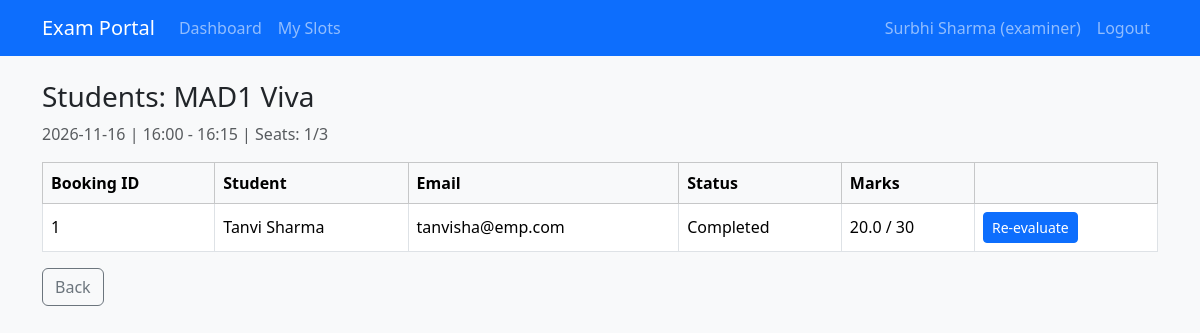
The page /examiner/slots/1/students (signed in) on the database its author committed.
### models.py (models this page shows)
class User(UserMixin, db.Model):
    id = db.Column(db.Integer, primary_key=True)
    name = db.Column(db.String(100), nullable=False)
    email = db.Column(db.String(120), unique=True, nullable=False)
    password = db.Column(db.String(200), nullable=False)
    role = db.Column(db.String(20), nullable=False)  # admin / examiner / student
    contact = db.Column(db.String(20))
    department = db.Column(db.String(100))           # examiner ke liye
    is_approved = db.Column(db.Boolean, default=False)  # examiner approval
    is_active_user = db.Column(db.Boolean, default=True)

class Exam(db.Model):
    id = db.Column(db.Integer, primary_key=True)
    course_id = db.Column(db.Integer, db.ForeignKey('course.id'), nullable=False)
    examiner_id = db.Column(db.Integer, db.ForeignKey('user.id'))  # assigned examiner
    name = db.Column(db.String(100), nullable=False)
    exam_type = db.Column(db.String(30))   # Viva / Practical / Project Demo / Assessment
    duration = db.Column(db.Integer)       # minutes
    max_marks = db.Column(db.Integer)
    slot_create_start = db.Column(db.Date)
    slot_create_end = db.Column(db.Date)
    booking_start = db.Column(db.Date)
    booking_end = db.Column(db.Date)
    status = db.Column(db.String(20), default='Draft')
    results_published = db.Column(db.Boolean, default=False)
    course = db.relationship('Course')
    examiner = db.relationship('User')

class Slot(db.Model):
    id = db.Column(db.Integer, primary_key=True)
    exam_id = db.Column(db.Integer, db.ForeignKey('exam.id'), nullable=False)
    examiner_id = db.Column(db.Integer, db.ForeignKey('user.id'), nullable=False)
    date = db.Column(db.Date, nullable=False)
    start_time = db.Column(db.Time, nullable=False)
    end_time = db.Column(db.Time, nullable=False)
    capacity = db.Column(db.Integer, nullable=False)
    available_seats = db.Column(db.Integer, nullable=False)
    status = db.Column(db.String(20), default='Available')
    exam = db.relationship('Exam')
    examiner = db.relationship('User')

class Booking(db.Model):
    id = db.Column(db.Integer, primary_key=True)
    student_id = db.Column(db.Integer, db.ForeignKey('user.id'), nullable=False)
    slot_id = db.Column(db.Integer, db.ForeignKey('slot.id'), nullable=False)
    booking_date = db.Column(db.DateTime, default=datetime.utcnow)
    status = db.Column(db.String(20), default='Booked')  # Booked / Cancelled / Completed
    total_marks = db.Column(db.Float)
    remarks = db.Column(db.Text)
    student = db.relationship('User')
    slot = db.relationship('Slot')

### app.py (the view)
@app.route('/examiner/slots/<int:sid>/students')
@examiner_required
def slot_students(sid):
    slot = db.get_or_404(Slot, sid)
    if slot.examiner_id != current_user.id:
        flash('Ye aapka slot nahi hai.', 'danger')
        return redirect(url_for('examiner_slots'))
    bookings = Booking.query.filter_by(slot_id=sid).all()
    return render_template('examiner/slot_students.html', slot=slot, bookings=bookings)

### app.py (called while the page is built)
@login_manager.user_loader
def load_user(user_id):
    return db.session.get(User, int(user_id))

def examiner_required(f):
    @wraps(f)
    def wrapper(*args, **kwargs):
        if not current_user.is_authenticated:
            return redirect(url_for('login'))
        if current_user.role != 'examiner':
            flash('Access denied.', 'danger')
            return redirect(url_for('home'))
        if not current_user.is_approved:
            return redirect(url_for('examiner_dashboard'))
        return f(*args, **kwargs)
    return wrapper

### templates/examiner/slot_students.html
{% extends 'base.html' %}
{% block content %}
<h3>Students: {{ slot.exam.name }}</h3>
<p class="text-muted">{{ slot.date }} | {{ slot.start_time.strftime('%H:%M') }} - {{ slot.end_time.strftime('%H:%M') }}
 | Seats: {{ slot.capacity - slot.available_seats }}/{{ slot.capacity }}</p>
<table class="table table-bordered bg-white align-middle">
  <thead class="table-light">
    <tr><th>Booking ID</th><th>Student</th><th>Email</th><th>Status</th><th>Marks</th><th></th></tr>
  </thead>
  <tbody>
  {% for b in bookings %}
    <tr>
      <td>{{ b.id }}</td>
      <td>{{ b.student.name }}</td>
      <td>{{ b.student.email }}</td>
      <td>{{ b.status }}</td>
      <td>{{ b.total_marks if b.total_marks is not none else '-' }} / {{ slot.exam.max_marks }}</td>
      <td>
        {% if b.status != 'Cancelled' %}
          <a href="{{ url_for('evaluate', bid=b.id) }}" class="btn btn-sm btn-primary">
            {{ 'Re-evaluate' if b.status == 'Completed' else 'Evaluate' }}
          </a>
        {% endif %}
      </td>
    </tr>
  {% else %}
    <tr><td colspan="6" class="text-center">Is slot me abhi koi student book nahi hai.</td></tr>
  {% endfor %}
  </tbody>
</table>
<a href="{{ url_for('examiner_slots') }}" class="btn btn-outline-secondary">Back</a>
{% endblock %}

### templates/base.html (shortened to what this page needs)
<!DOCTYPE html>
<html lang="en">
<head>
  <link href="https://cdn.jsdelivr.net/npm/bootstrap@5.3.3/dist/css/bootstrap.min.css" rel="stylesheet">
</head>
<body class="bg-light">
  <nav class="navbar navbar-expand navbar-dark bg-primary mb-4">
    <div class="container">
      <a class="navbar-brand" href="{{ url_for('home') }}">Exam Portal</a>
      {% if current_user.is_authenticated and current_user.role == 'examiner' and current_user.is_approved %}
      <ul class="navbar-nav me-auto">
        <li class="nav-item"><a class="nav-link" href="{{ url_for('examiner_dashboard') }}">Dashboard</a></li>
        <li class="nav-item"><a class="nav-link" href="{{ url_for('examiner_slots') }}">My Slots</a></li>
      </ul>
      {% endif %}
      <ul class="navbar-nav ms-auto">
        {% if current_user.is_authenticated %}
        <li class="nav-item"><span class="nav-link">{{ current_user.name }} ({{ current_user.role }})</span></li>
        <li class="nav-item"><a class="nav-link" href="{{ url_for('logout') }}">Logout</a></li>
        {% else %}
        <li class="nav-item"><a class="nav-link" href="{{ url_for('login') }}">Login</a></li>
        <li class="nav-item"><a class="nav-link" href="{{ url_for('register') }}">Register</a></li>
        {% endif %}
      </ul>
    </div>
  </nav>
  <div class="container">
    {% block content %}{% endblock %}
  </div>
</body>
</html>

### rows shown on the page
User: name "Surbhi Sharma", role "examiner"
Exam: exam.name "MAD1 Viva", exam.max_marks "30"
Slot: date "2026-11-16", start_time "16:00", end_time "16:15", slot.capacity-slot.available_seats "1", capacity "3"
Booking: id "1", student.name "Tanvi Sharma", student.email "tanvisha@emp.com", status "Completed", total_marks "20.0", status "Re-evaluate"
